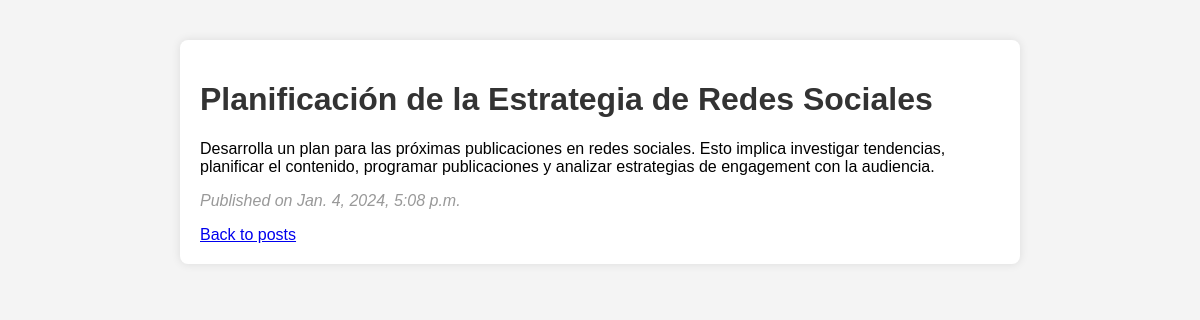
/posts/3/, run on the app's committed database.
### toDo/models.py (models this page shows, shortened)
class Post(models.Model):
    title = models.CharField(max_length=200)
    content = models.TextField()
    pub_date = models.DateTimeField(default=timezone.now)

### toDo/views.py (the view)
# urls.py: path('posts/<int:pk>/', post_detail, name='post-detail-template'),
def post_detail(request, pk):
    post = get_object_or_404(Post, pk=pk)
    return render(request, 'post_detail.html', {'post': post})

### toDo/templates/post_detail.html (shortened to what this page needs)
{% extends 'base.html' %}
{% block content %}
    <h1>{{ post.title }}</h1>
    <p>{{ post.content }}</p>
    <p class="date">Published on {{ post.pub_date }}</p>
    <a href="{% url 'post-list' %}">Back to posts</a>
{% endblock %}

### toDo/static/toDo/style.css (style rules this page uses)
body { font-family: Arial, sans-serif; margin: 20px; padding: 20px; background-color: #f4f4f4; }
h1 { color: #333; }
p.date { color: #999; font-style: italic; }

### data on the page
Post: title "Planificación de la Estrategia de Redes Sociales", content "Desarrolla un plan para las próximas publicaciones en redes sociales. Esto implica investigar tendencias, planificar el contenido, programar publicaciones y analizar estrategias de engagement con la audiencia.", pub_date "Jan. 4, 2024, 5:08 p.m."
